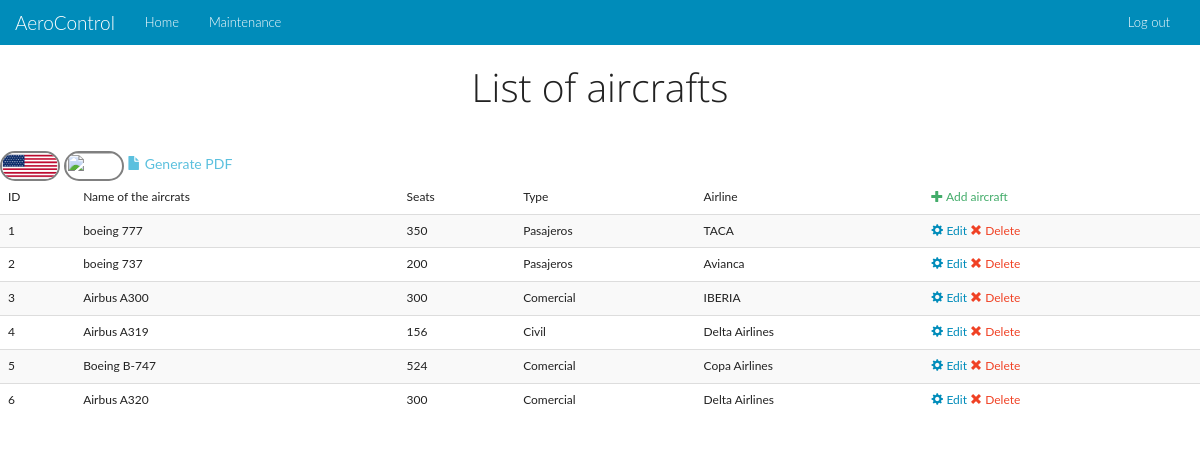
Screenshot of /en/admin/aircrafts.php with the database file from the repository.
### tables this page shows
CREATE TABLE IF NOT EXISTS `aircraft` (
`id` int(11) NOT NULL,
  `name` varchar(50) NOT NULL,
  `airline` int(11) NOT NULL,
  `seats` int(11) NOT NULL,
  `type` varchar(50) NOT NULL
);

CREATE TABLE IF NOT EXISTS `airlines` (
`id` int(11) NOT NULL,
  `name` varchar(100) NOT NULL,
  `description` varchar(300) NOT NULL,
  `logo` varchar(100) NOT NULL
);

### en/admin/aircrafts.php (the view, shortened to what this page needs)
<!DOCTYPE html>
<html lang="en">
<head>
    <link href="../docs/css/bootstrap.css" rel="stylesheet">
    <link href="../docs/css/font-awesome.css" rel="stylesheet">
    <link href="../docs/css/ionicons.css" rel="stylesheet">
    <link href="../docs/css/style.css" rel="stylesheet">
</head>
<body>
<div class="container-fluid">
    <div class="row">
    <?php include 'nav.php'; ?>
        <h1 class="text-center">List of aircrafts</h1>
        <br>
<?php
include "../docs/connect.php";
$query = "SELECT aircraft.id, aircraft.name, aircraft.seats, aircraft.type, airlines.name AS airline FROM aircraft  INNER JOIN airlines ON aircraft.airline = airlines.id ORDER BY aircraft.id";
$resultado = mysql_query($query, $link);
$total = mysql_num_rows($resultado);
if($total>0)
{
?>
        <a href="aircrafts.php"> <img src="../../base_de_datos/Ingles.jpg" class="redondo" width=60 height=30/></a>
<a href="../../es/admin/aircrafts.php"> <img src="../../base_de_datos/descarga" class="redondo"  width="60" height="30"/> </a>
		<a href='exportaircrafts.php' target="_blank" class="text-info"><span class='glyphicon glyphicon-file' aria-hidden='true'></span> Generate PDF</a>
        <table class="table table-striped">
            <thead><tr><td>ID</td><td>Name of the aircrats</td><td>Seats</td><td>Type</td><td>Airline</td><td><a href='addaircraft.php' class="text-success"><span class='glyphicon glyphicon-plus' aria-hidden='true'></span> Add aircraft</a></td></tr></thead><tbody>
<?php
    while($row = mysql_fetch_array($resultado))
	{
        echo "<tr><td>".$row['id']."</td>";
        echo "<td>".$row['name']."</td>";
        echo "<td>".$row['seats']."</td>";
		echo "<td>".$row['type']."</td>";
		echo "<td>".$row['airline']."</td>";
        echo "<td><a href='editaircraft.php?aircraft=".$row['id']."'><span class='glyphicon glyphicon-cog' aria-hidden='true'></span>  Edit </a> <a href='dropaircraft.php?aircraft=".$row['id']."' class='text-danger'><span class='glyphicon glyphicon-remove' aria-hidden='true'></span>  Delete</a></td></tr> \n";
    }
}
else
{
    echo "<p class='text-danger text-center'>Error: The data base is empty<a href='addaircraft.php' class='text-success'>Agregar avion</a></p>";
}
?>
        </tbody></table>
        </div>
</div>
</body>
</html>

### en/docs/css/style.css (style rules this page uses)
.redondo { border: 2px solid grey; margin: 0; padding: 0; border-radius: 800px; overflow: hidden; }
body { font-family: 'Lato', sans-serif; line-height: 30px; font-size: 14px; }

### rows the page displays
aircraft: id "1", name "boeing 777", seats "350", type "Pasajeros", airline.name "TACA"
aircraft: id "2", name "boeing 737", seats "200", type "Pasajeros", airline.name "Avianca"
aircraft: id "3", name "Airbus A300", seats "300", type "Comercial", airline.name "IBERIA"
aircraft: id "4", name "Airbus A319", seats "156", type "Civil", airline.name "Delta Airlines"
aircraft: id "5", name "Boeing B-747", seats "524", type "Comercial", airline.name "Copa Airlines"
aircraft: id "6", name "Airbus A320", seats "300", type "Comercial", airline.name "Delta Airlines"
